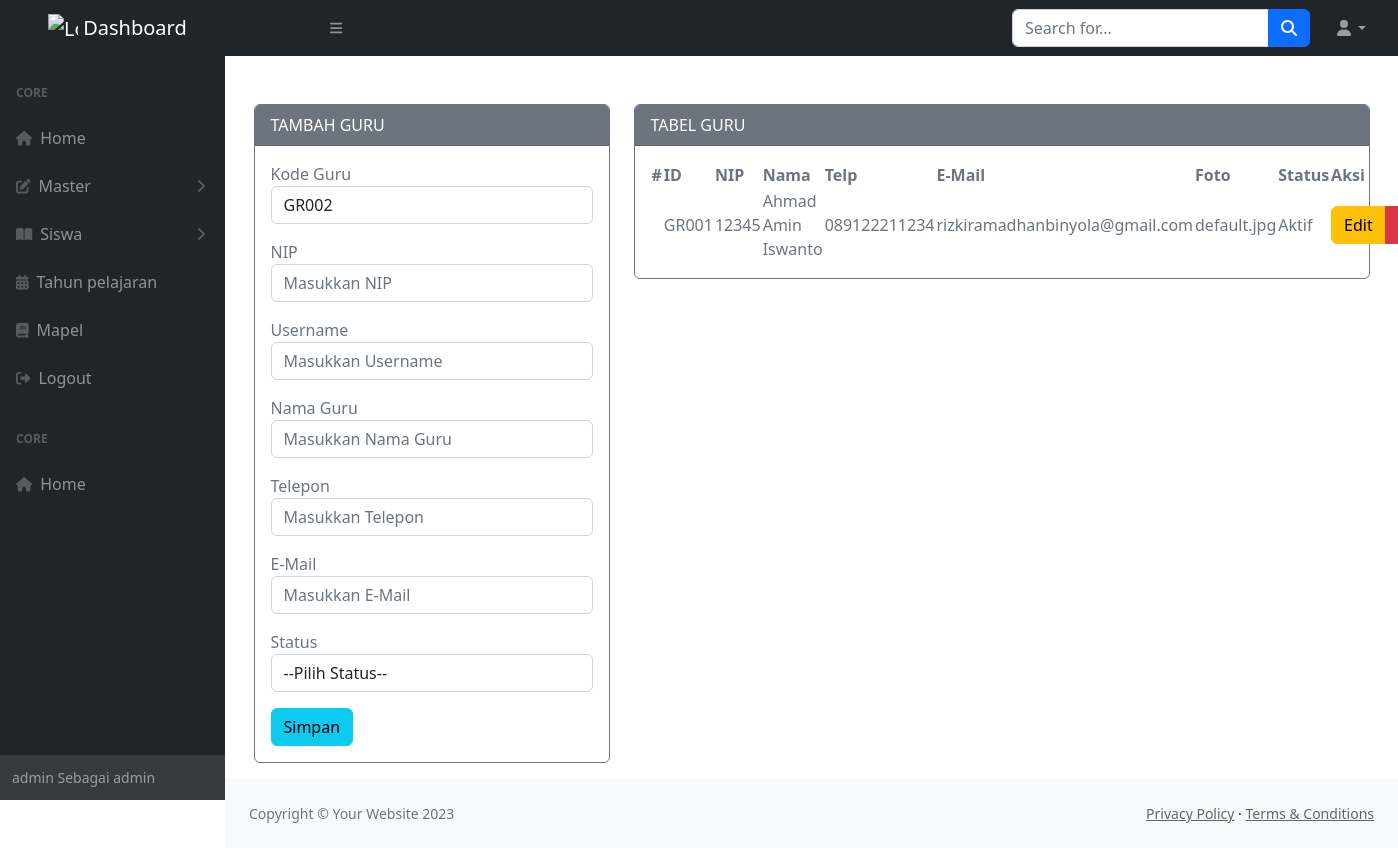
Page /admin/media.php?module=guru (signed in) on the committed database.
### tables this page shows
CREATE TABLE `guru` (
  `kd_guru` varchar(20) NOT NULL,
  `username` varchar(50) NOT NULL,
  `nip_password` varchar(50) NOT NULL DEFAULT '-',
  `nip` varchar(50) NOT NULL,
  `nama` varchar(100) NOT NULL,
  `telp` varchar(20) NOT NULL DEFAULT '-',
  `email` varchar(30) NOT NULL DEFAULT '-',
  `foto` varchar(100) NOT NULL DEFAULT 'default.jpg',
  `status` varchar(10) NOT NULL DEFAULT 'aktif'
);

### admin/modul/mod_guru/guru_v.php (the view, shortened to what this page needs)
<?php
include "../koneksi/koneksi.php";
if (empty($_SESSION['username']) and empty($_SESSION['passuser']) and $_SESSION['login'] == 0) {
  echo "<script>alert('Kembalilah Kejalan yang benar!!!'); window.location = '../../index.php';</script>";
} else {
  $update = (isset($_GET['action']) and $_GET['action'] == 'update') ? true : false;
?>
  <div class="container mt-5">
    <div class="cotent-wrapper">
      <div class="row">
        <div class="col-md-4 col-sm-4 col-xs-12">
          <div class="card border-secondary mb-3">
            <div class="card-header text-bg-<?= ($update) ? "success" : "secondary" ?>">
              <?= ($update) ? "EDIT" : "TAMBAH" ?> GURU
            </div>
            <div class="card-body text-secondary">
              <form action="<?= $_SERVER['REQUEST_URI'] ?>" method="POST" enctype="multipart/form-data">
                <div class="form-group mb-3">
                  <label>Kode Guru</label>
                  <?php
                  $sql = "SELECT * FROM guru ORDER BY kd_guru DESC LIMIT 0,1";
                  $results = mysqli_query($connect, $sql) or die("Error: " . mysqli_error($connect));
                  $data = mysqli_fetch_array($results);
                  if (empty($data['kd_guru'])) {
                    $kd = 'GR001';
                  } else {
                    $kodeawal = substr($data['kd_guru'], 3, 4) + 1;
                    if ($kodeawal < 10) {
                      $kd = 'GR00' . $kodeawal;
                    } elseif ($kodeawal > 9 && $kodeawal <= 99) {
                      $kd = 'GR0' . $kodeawal;
                    } else {
                      $kd = 'GR' . $kodeawal;
                    }
                  }
                  ?>
                  <input class="form-control" value="<?php echo $kd; ?>" name="kd_guru" type="text" />
                </div>
                <div class="form-group mb-3">
                  <label>NIP</label>
                  <input class="form-control" placeholder="Masukkan NIP" name="nip" type="text" <?= (!$update) ?: 'value="' . $row["nip"] . '"' ?> />
                </div>
                <div class="form-group mb-3">
                  <label>Username</label>
                  <input class="form-control" placeholder="Masukkan Username" name="username" type="text" <?= (!$update) ?: 'value="' . $row["username"] . '"' ?> />
                </div>
                <div class="form-group mb-3">
                  <label>Nama Guru </label>
                  <input class="form-control" placeholder="Masukkan Nama Guru" name="nama" type="text" <?= (!$update) ?: 'value="' . $row["nama"] . '"' ?> />
                </div>
                <div class="form-group mb-3">
                  <label>Telepon </label>
                  <input class="form-control" placeholder="Masukkan Telepon" name="telp" type="text" <?= (!$update) ?: 'value="' . $row["telp"] . '"' ?> />
                </div>
                <div class="form-group mb-3">
                  <label>E-Mail </label>
                  <input class="form-control" placeholder="Masukkan E-Mail" name="email" type="text" <?= (!$update) ?: 'value="' . $row["email"] . '"' ?> />
                </div>
                <div class="form-group mb-3">
                  <label>Status </label>
                  <select class="form-control" name="status">
                    <option selected hidden>--Pilih Status--</option>
                  </select>
                </div>
                <button type="submit" class="btn btn-<?= ($update) ? "warning" : "info" ?> btn-block">Simpan</button>
              </form>
            </div>
          </div>
        </div>
        <div class="col-md-8 col-sm-8 col-xs-12">
          <div class="card border-secondary mb-3">
            <div class="card-header text-bg-secondary">
              TABEL GURU
            </div>
            <div class="card-body text-secondary">
              <table id="datatablesSimple">
                <thead>
                  <tr>
                    <th>#</th>
                    <th>ID</th>
                    <th>NIP</th>
                    <th>Nama</th>
                    <th>Telp</th>
                    <th>E-Mail</th>
                    <th>Foto</th>
                    <th>Status</th>
                    <th>Aksi</th>
                  </tr>
                </thead>
                <tbody>
                  <tr>
                    <?php if ($query = $connect->query("SELECT * FROM guru")) : ?>
                      <?php while ($row = $query->fetch_assoc()) : ?>
                        <td></td>
                        <td><?= $row['kd_guru'] ?></td>
                        <td><?= $row['nip'] ?></td>
                        <td><?= $row['nama'] ?></td>
                        <td><?= $row['telp'] ?></td>
                        <td><?= $row['email'] ?></td>
                        <td><?= $row['foto'] ?></td>
                        <td><?= $row['status'] ?></td>
                        <td class="hidden-print">
                          <div class="btn-group">
                            <a href="?module=guru&action=update&key=<?= $row['kd_guru'] ?>" class="btn btn-warning btn-xs">Edit</a>
                            <a href="?module=guru&action=delete&key=<?= $row['kd_guru'] ?>" class="btn btn-danger btn-xs">Hapus</a>
                          </div>
                        </td>
                  </tr>
                <?php endwhile ?>
              <?php endif ?>
                </tbody>
              </table>
            </div>
          </div>
        </div>
      </div>
    </div>
  </div>
<?php } ?>

### admin/modul/mod_guru/guru_v.php (style rules this page uses)
a { color: #666; }

### rows in the picture
guru: kd_guru "GR002", kd_guru "GR001", nip "12345", nama "Ahmad Amin Iswanto", telp "089122211234", email "rizkiramadhanbinyola@gmail.com", foto "default.jpg", status "Aktif"

### other values in the picture
$_SESSION['username'] "admin"
$_SESSION['level'] "admin"
